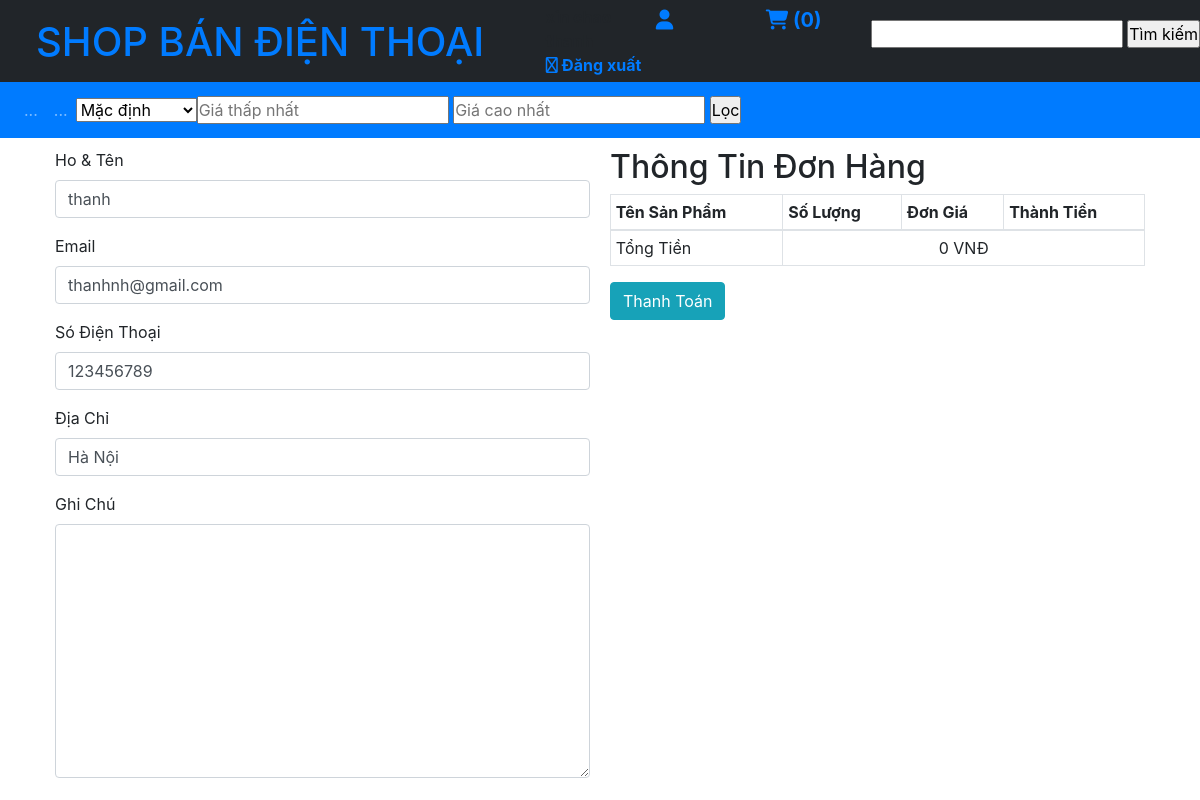
The page /check-out.php (signed in) on the database its author committed.
### tables this page shows
CREATE TABLE khachang(
    idkhachhang int PRIMARY KEY AUTO_INCREMENT,
    tenkhachhang VARCHAR(255) NOT NULL,
    phone int NOT NULL,
    address VARCHAR(255) NOT NULL,
    email VARCHAR(255) NOT NULL,
    username VARCHAR(30) NOT NULL,
    matKhau VARCHAR(10) NOT NULL,
    status TINYINT(4) DEFAULT 0

);

### cart_function.php (called while the page is built, shortened)
<?php
function total_price($cart) {
    $total_price = 0;
    return $total_price;
}
?>

### check-out.php (the view, shortened to what this page needs)
<?php
require_once 'dieuhuong.php';
require_once 'ketnoi.php';
$cart = (isset($_SESSION['cart'])) ? $_SESSION['cart'] : [];
?>
<!DOCTYPE html>
<html lang="en">
<head>
</head>
<body>
    <?php if (isset($_SESSION['login']['username'])) { ?>
        <form action="" method="post">
            <div class="container">
                <div class="flex-1">
                    <?php $sql = mysqli_query($conn, "SELECT * FROM `khachang`"); ?>
                    <?php if ($res = mysqli_fetch_assoc($sql)) { ?>
                        <form action="" method="post">
                            <div class="form-group">
                                <label for="email">Ho & Tên</label>
                                <input type="text" class="form-control" id="username" name="username" value="<?php echo $res['username'] ?>">
                            </div>
                            <div class="form-group">
                                <label for="pwd">Email</label>
                                <input type="text" class="form-control" id="email" name="email" value="<?php echo $res['email'] ?>">
                            </div>
                            <div class="form-group">
                                <label for="pwd">Só Điện Thoại</label>
                                <input type="text" class="form-control" id="phone" name="phone" value="<?php echo $res['phone'] ?>">
                            </div>
                            <div class="form-group">
                                <label for="pwd">Địa Chỉ</label>
                                <input type="text" class="form-control" id="address" name="address" value="<?php echo $res['address'] ?>">
                            </div>
                            <div class="form-group">
                                <label for="pwd">Ghi Chú</label>
                                <textarea name="note" id="" cols="30" rows="10" class="form-control"></textarea>
                            </div>
                        </form>
                    <?php } ?>
                </div>
                <div class="flex-2">
                    <h2>Thông Tin Đơn Hàng</h2>
                    <table class="table table-bordered table-sm">
                        <thead>
                            <tr>
                                <th>Tên Sản Phẩm</th>
                                <th>Số Lượng</th>
                                <th>Đơn Giá</th>
                                <th>Thành Tiền</th>
                            </tr>
                        </thead>
                        <tbody>
                            <tr>
                                <td>Tổng Tiền</td>
                                <td colspan="6" style="text-align: center;"><?php echo number_format(total_price($cart)) ?> VNĐ</td>
                            </tr>
                        </tbody>
                    </table>
                    <button href="check-out.php" class="btn btn-info">Thanh Toán</button>
                </div>
            </div>
        </form>
    <?php } else { ?>
        <div class="k">
            <h1>Vui Lòng ĐĂNG NHẬP Để Mua Hàng </h1> <a href="login.php?action=check-out">Tại Đây</a>
        </div>
    <?php } ?>
</body>
</html>

### main.css (style rules this page uses)
* { margin: 0; padding: 0; box-sizing: border-box; }

### check-out.php (style rules this page uses)
.container { display: flex; flex-direction: row; justify-content: space-between; }
.flex-1 { flex: 1; padding: 10px; box-sizing: border-box; }
.flex-2 { flex: 1; padding: 10px; box-sizing: border-box; }

### rows shown on the page
khachang: username "thanh", email "thanhnh@gmail.com", phone "123456789", address "Hà Nội"

### other values the page prints
total_item($cart) "0"
total_price($cart) "0"
